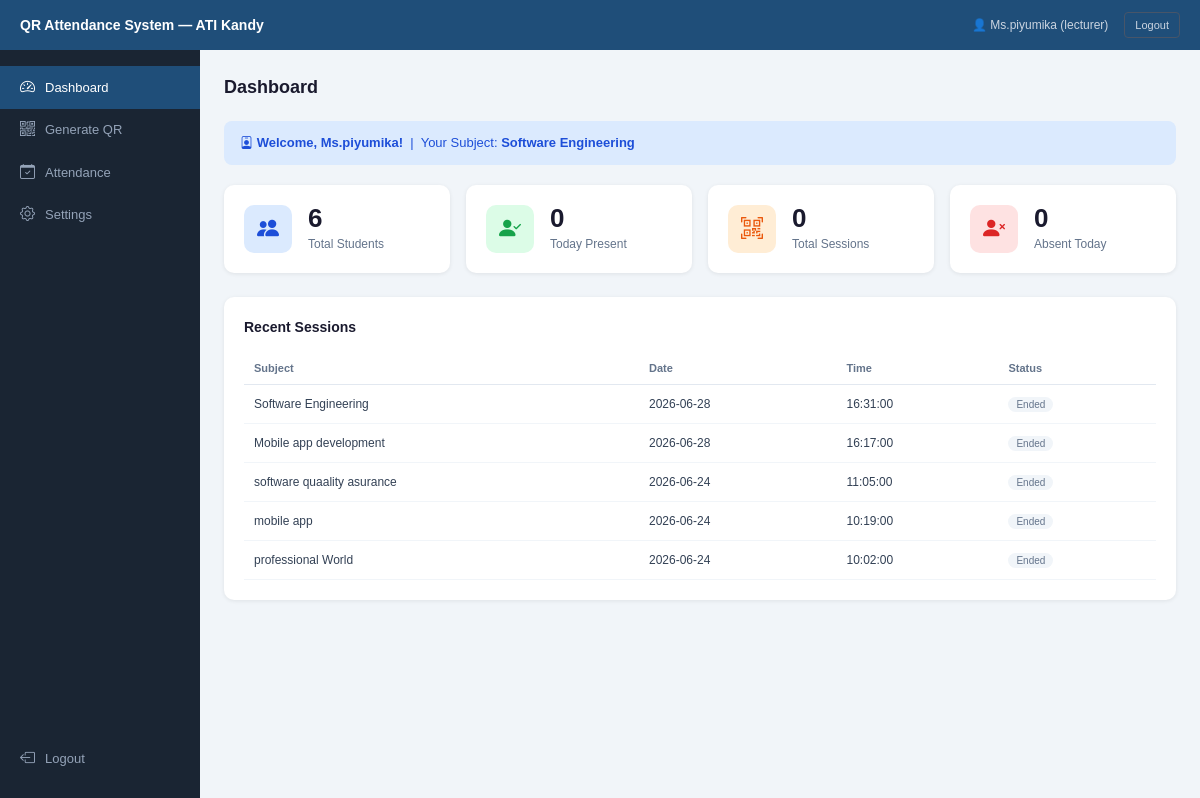
The app's page /qr_attendance/dashboard.php (signed in) with its own data.
### tables this page shows
CREATE TABLE `users` (
  `id` int(11) NOT NULL,
  `name` varchar(100) DEFAULT NULL,
  `email` varchar(100) DEFAULT NULL,
  `password` varchar(255) DEFAULT NULL,
  `role` enum('admin','lecturer') NOT NULL,
  `qr_token` varchar(255) DEFAULT NULL,
  `subject` varchar(100) DEFAULT NULL,
  `phone` varchar(20) DEFAULT NULL
);

CREATE TABLE `sessions` (
  `id` int(11) NOT NULL,
  `subject` varchar(100) DEFAULT NULL,
  `lecturer_id` int(11) DEFAULT NULL,
  `qr_token` varchar(255) DEFAULT NULL,
  `expires_at` datetime DEFAULT NULL,
  `created_at` timestamp NOT NULL DEFAULT current_timestamp(),
  `session_date` date DEFAULT NULL,
  `session_time` time DEFAULT NULL
);

### qr_attendance/dashboard.php (the view, shortened to what this page needs)
<?php
include 'db_connect.php';
$today = date('Y-m-d');
if($_SESSION['role'] == 'admin'){
    $total_students = mysqli_fetch_assoc(mysqli_query($conn, "SELECT COUNT(*) as total FROM students"))['total'];
    $total_sessions = mysqli_fetch_assoc(mysqli_query($conn, "SELECT COUNT(*) as total FROM sessions"))['total'];
    $today_present  = mysqli_fetch_assoc(mysqli_query($conn, "SELECT COUNT(*) as total FROM attendance a JOIN sessions se ON a.session_id=se.id WHERE DATE(se.session_date)='$today'"))['total'];
    $today_absent   = mysqli_fetch_assoc(mysqli_query($conn, "SELECT COUNT(*) as total FROM attendance a JOIN sessions se ON a.session_id=se.id WHERE DATE(se.session_date)='$today' AND a.status='absent'"))['total'];
} else {
    $lecturer_id    = $_SESSION['user_id'];
    $lecturer_info  = mysqli_fetch_assoc(mysqli_query($conn, "SELECT * FROM users WHERE id='$lecturer_id'"));
    $total_students = mysqli_fetch_assoc(mysqli_query($conn, "SELECT COUNT(*) as total FROM students"))['total'];
    $total_sessions = mysqli_fetch_assoc(mysqli_query($conn, "SELECT COUNT(*) as total FROM sessions WHERE lecturer_id='$lecturer_id'"))['total'];
    $today_present  = mysqli_fetch_assoc(mysqli_query($conn, "SELECT COUNT(*) as total FROM attendance a JOIN sessions se ON a.session_id=se.id WHERE DATE(se.session_date)='$today' AND se.lecturer_id='$lecturer_id'"))['total'];
    $today_absent   = mysqli_fetch_assoc(mysqli_query($conn, "SELECT COUNT(*) as total FROM attendance a JOIN sessions se ON a.session_id=se.id WHERE DATE(se.session_date)='$today' AND se.lecturer_id='$lecturer_id' AND a.status='absent'"))['total'];
}
?>
<!DOCTYPE html>
<html>
<head>
    <link href="https://cdn.jsdelivr.net/npm/bootstrap@5.3.0/dist/css/bootstrap.min.css" rel="stylesheet">
    <link href="https://cdn.jsdelivr.net/npm/bootstrap-icons@1.10.5/font/bootstrap-icons.css" rel="stylesheet">
</head>
<body>
<div class="topbar">
    <div class="topbar-title">QR Attendance System — ATI Kandy</div>
    <div class="d-flex align-items-center gap-3">
        <span class="topbar-user">👤 <?php echo $_SESSION['name']; ?> (<?php echo $_SESSION['role']; ?>)</span>
        <a href="logout.php"><button class="logout-btn">Logout</button></a>
    </div>
</div>
<div class="sidebar">
    <a href="dashboard.php" class="sidebar-item <?php echo basename($_SERVER['PHP_SELF'])=='dashboard.php' ? 'active' : ''; ?>">
        <i class="bi bi-speedometer2"></i> Dashboard
    </a>
    <?php if($_SESSION['role'] == 'admin'): ?>
        <a href="students.php" class="sidebar-item <?php echo basename($_SERVER['PHP_SELF'])=='students.php' ? 'active' : ''; ?>">
            <i class="bi bi-people"></i> Students
        </a>
        <a href="generate_qr.php" class="sidebar-item <?php echo basename($_SERVER['PHP_SELF'])=='generate_qr.php' ? 'active' : ''; ?>">
            <i class="bi bi-qr-code"></i> Generate QR
        </a>
        <a href="attendance.php" class="sidebar-item <?php echo basename($_SERVER['PHP_SELF'])=='attendance.php' ? 'active' : ''; ?>">
            <i class="bi bi-calendar-check"></i> Attendance
        </a>
        <a href="reports.php" class="sidebar-item <?php echo basename($_SERVER['PHP_SELF'])=='reports.php' ? 'active' : ''; ?>">
            <i class="bi bi-bar-chart"></i> Reports
        </a>
        <a href="lecturer_qr.php" class="sidebar-item <?php echo basename($_SERVER['PHP_SELF'])=='lecturer_qr.php' ? 'active' : ''; ?>">
            <i class="bi bi-person-badge"></i> Lecturer QR
        </a>
        <a href="lecturer_attendance.php" class="sidebar-item <?php echo basename($_SERVER['PHP_SELF'])=='lecturer_attendance.php' ? 'active' : ''; ?>">
            <i class="bi bi-clock-history"></i> Lecturer Log
        </a>
        <a href="settings.php" class="sidebar-item <?php echo basename($_SERVER['PHP_SELF'])=='settings.php' ? 'active' : ''; ?>">
            <i class="bi bi-gear"></i> Settings
        </a>
    <?php elseif($_SESSION['role'] == 'lecturer'): ?>
        <a href="generate_qr.php" class="sidebar-item <?php echo basename($_SERVER['PHP_SELF'])=='generate_qr.php' ? 'active' : ''; ?>">
            <i class="bi bi-qr-code"></i> Generate QR
        </a>
        <a href="attendance.php" class="sidebar-item <?php echo basename($_SERVER['PHP_SELF'])=='attendance.php' ? 'active' : ''; ?>">
            <i class="bi bi-calendar-check"></i> Attendance
        </a>
        <a href="settings.php" class="sidebar-item <?php echo basename($_SERVER['PHP_SELF'])=='settings.php' ? 'active' : ''; ?>">
            <i class="bi bi-gear"></i> Settings
        </a>
    <?php endif; ?>
    <a href="logout.php" class="sidebar-item"
       style="position:absolute; bottom:20px; width:100%;">
        <i class="bi bi-box-arrow-left"></i> Logout
    </a>
</div>
<div class="main">
    <div class="page-title">Dashboard</div>
<?php if($_SESSION['role'] == 'lecturer' && isset($lecturer_info)): ?>
<div style="background:#dbeafe; border-radius:8px; padding:12px 16px; margin-bottom:20px; font-size:13px; color:#1d4ed8;">
    <i class="bi bi-person-badge"></i>
    <strong>Welcome, <?php echo $lecturer_info['name']; ?>!</strong>
    &nbsp;|&nbsp;
    Your Subject: <strong><?php echo $lecturer_info['subject'] ? $lecturer_info['subject'] : 'Not assigned'; ?></strong>
</div>
<?php endif; ?>
    <div class="row g-3">
        <div class="col-md-3">
            <div class="stat-card">
                <div class="stat-icon blue"><i class="bi bi-people-fill"></i></div>
                <div>
                    <div class="stat-value"><?php echo $total_students; ?></div>
                    <div class="stat-label">Total Students</div>
                </div>
            </div>
        </div>
        <div class="col-md-3">
            <div class="stat-card">
                <div class="stat-icon green"><i class="bi bi-person-check-fill"></i></div>
                <div>
                    <div class="stat-value"><?php echo $today_present; ?></div>
                    <div class="stat-label">Today Present</div>
                </div>
            </div>
        </div>
        <div class="col-md-3">
            <div class="stat-card">
                <div class="stat-icon orange"><i class="bi bi-qr-code-scan"></i></div>
                <div>
                    <div class="stat-value"><?php echo $total_sessions; ?></div>
                    <div class="stat-label">Total Sessions</div>
                </div>
            </div>
        </div>
        <div class="col-md-3">
            <div class="stat-card">
                <div class="stat-icon red"><i class="bi bi-person-x-fill"></i></div>
                <div>
                    <div class="stat-value"><?php echo $today_absent; ?></div>
                    <div class="stat-label">Absent Today</div>
                </div>
            </div>
        </div>
    </div>
    <div class="card-box">
        <div class="card-box-title">Recent Sessions</div>
        <table>
            <thead>
                <tr>
                    <th>Subject</th>
                    <th>Date</th>
                    <th>Time</th>
                    <th>Status</th>
                </tr>
            </thead>
            <tbody>
                <?php
                $sessions = mysqli_query($conn, "SELECT * FROM sessions ORDER BY created_at DESC LIMIT 5");
                if(mysqli_num_rows($sessions) > 0){
                    while($row = mysqli_fetch_assoc($sessions)){
                        $status = (strtotime($row['expires_at']) > time()) ?
                            '<span class="badge-active">Active</span>' :
                            '<span class="badge-ended">Ended</span>';
                        echo "<tr>
                            <td>{$row['subject']}</td>
                            <td>{$row['session_date']}</td>
                            <td>{$row['session_time']}</td>
                            <td>{$status}</td>
                        </tr>";
                    }
                } else {
                    echo "<tr><td colspan='4' style='text-align:center; color:#94a3b8; padding:20px;'>No sessions yet</td></tr>";
                }
                ?>
            </tbody>
        </table>
    </div>
</div>
</body>
</html>

### qr_attendance/dashboard.php (style rules this page uses)
* { box-sizing: border-box; margin: 0; padding: 0; }
body { font-family: Arial, sans-serif; background: #f1f5f9; }
.topbar { background: #1F4E79; color: #fff; padding: 12px 20px; display: flex; justify-content: space-between; align-items: center; position: fixed; top: 0; left: 0; right: 0; z-index: 100; height: 50px; }
.topbar-title { font-size: 14px; font-weight: 600; }
.topbar-user { font-size: 12px; color: #cbd5e1; }
.sidebar { position: fixed; top: 50px; left: 0; width: 200px; height: calc(100vh - 50px); background: #1a2533; padding: 16px 0; z-index: 99; }
.sidebar-item { display: flex; align-items: center; gap: 10px; padding: 10px 20px; color: #94a3b8; font-size: 13px; text-decoration: none; cursor: pointer; }
.sidebar-item.active { background: #1F4E79; color: #fff; }
.sidebar-item i { font-size: 15px; }
.main { margin-left: 200px; margin-top: 50px; padding: 24px; }
.page-title { font-size: 18px; font-weight: 600; color: #1a1a2e; margin-bottom: 20px; }
.stat-card { background: #fff; border-radius: 10px; padding: 20px; display: flex; align-items: center; gap: 16px; box-shadow: 0 1px 4px rgba(0,0,0,0.08); }
.stat-icon { width: 48px; height: 48px; border-radius: 10px; display: flex; align-items: center; justify-content: center; font-size: 22px; flex-shrink: 0; }
.stat-icon.blue { background: #dbeafe; color: #1d4ed8; }
.stat-icon.green { background: #dcfce7; color: #16a34a; }
.stat-icon.orange { background: #ffedd5; color: #ea580c; }
.stat-icon.red { background: #fee2e2; color: #dc2626; }
.stat-value { font-size: 26px; font-weight: 700; color: #1a1a2e; line-height: 1; }
.stat-label { font-size: 12px; color: #64748b; margin-top: 4px; }
.card-box { background: #fff; border-radius: 10px; padding: 20px; box-shadow: 0 1px 4px rgba(0,0,0,0.08); margin-top: 24px; }
.card-box-title { font-size: 14px; font-weight: 600; color: #1a1a2e; margin-bottom: 14px; }
table { width: 100%; border-collapse: collapse; }
th { font-size: 11px; color: #64748b; text-align: left; padding: 8px 10px; border-bottom: 1px solid #e2e8f0; font-weight: 600; }
td { font-size: 12px; color: #334155; padding: 10px; border-bottom: 0.5px solid #f1f5f9; }
.badge-ended { background: #f1f5f9; color: #64748b; font-size: 10px; padding: 2px 8px; border-radius: 20px; }
.logout-btn { background: none; border: 1px solid #475569; color: #cbd5e1; font-size: 11px; padding: 4px 10px; border-radius: 4px; cursor: pointer; }

### records on screen
users: name "Ms.piyumika", subject "Software Engineering"
sessions: subject "Software Engineering", session_date "2026-06-28", session_time "16:31:00", shows "Ended"
sessions: subject "Mobile app development", session_date "2026-06-28", session_time "16:17:00", shows "Ended"
sessions: subject "software quaality asurance", session_date "2026-06-24", session_time "11:05:00", shows "Ended"
sessions: subject "mobile app", session_date "2026-06-24", session_time "10:19:00", shows "Ended"
sessions: subject "professional World", session_date "2026-06-24", session_time "10:02:00", shows "Ended"

### other values on screen
$_SESSION['name'] "Ms.piyumika"
$_SESSION['role'] "lecturer"
$total_students "6"
$today_present "0"
$total_sessions "0"
$today_absent "0"
